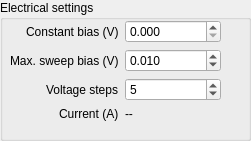
   <widget class="QGroupBox" name="electrical_box">
    <property name="enabled">
     <bool>true</bool>
    </property>
    <property name="geometry">
     <rect>
      <x>680</x>
      <y>30</y>
      <width>251</width>
      <height>141</height>
     </rect>
    </property>
    <property name="title">
     <string>Electrical settings</string>
    </property>
    <widget class="QWidget" name="formLayoutWidget">
     <property name="geometry">
      <rect>
       <x>10</x>
       <y>20</y>
       <width>211</width>
       <height>105</height>
      </rect>
     </property>
     <layout class="QFormLayout" name="formLayout_bias">
      <property name="labelAlignment">
       <set>Qt::AlignRight|Qt::AlignTrailing|Qt::AlignVCenter</set>
      </property>
      <property name="horizontalSpacing">
       <number>6</number>
      </property>
      <item row="1" column="0">
       <widget class="QLabel" name="max_bias_label">
        <property name="text">
         <string>Max. sweep bias (V)</string>
        </property>
       </widget>
      </item>
      <item row="1" column="1">
       <widget class="QDoubleSpinBox" name="max_bias">
        <property name="decimals">
         <number>3</number>
        </property>
        <property name="minimum">
         <double>-60.000000000000000</double>
        </property>
        <property name="maximum">
         <double>50.000000000000000</double>
        </property>
        <property name="singleStep">
         <double>0.010000000000000</double>
        </property>
        <property name="value">
         <double>0.010000000000000</double>
        </property>
       </widget>
      </item>
      <item row="2" column="0">
       <widget class="QLabel" name="voltage_steps_label">
        <property name="text">
         <string>Voltage steps</string>
        </property>
       </widget>
      </item>
      <item row="2" column="1">
       <widget class="QSpinBox" name="voltage_steps">
        <property name="minimum">
         <number>1</number>
        </property>
        <property name="maximum">
         <number>100</number>
        </property>
        <property name="value">
         <number>5</number>
        </property>
       </widget>
      </item>
      <item row="0" column="0">
       <widget class="QLabel" name="constant_bias_label">
        <property name="text">
         <string>Constant bias (V)</string>
        </property>
       </widget>
      </item>
      <item row="0" column="1">
       <widget class="QDoubleSpinBox" name="set_constant_bias">
        <property name="decimals">
         <number>3</number>
        </property>
        <property name="minimum">
         <double>0.000000000000000</double>
        </property>
        <property name="maximum">
         <double>60.000000000000000</double>
        </property>
        <property name="singleStep">
         <double>0.001000000000000</double>
        </property>
        <property name="value">
         <double>0.000000000000000</double>
        </property>
       </widget>
      </item>
      <item row="3" column="0">
       <widget class="QLabel" name="current_label">
        <property name="text">
         <string>Current (A)</string>
        </property>
       </widget>
      </item>
      <item row="3" column="1">
       <widget class="QLabel" name="current_display">
        <property name="text">
         <string>--</string>
        </property>
       </widget>
      </item>
     </layout>
    </widget>
   </widget>
